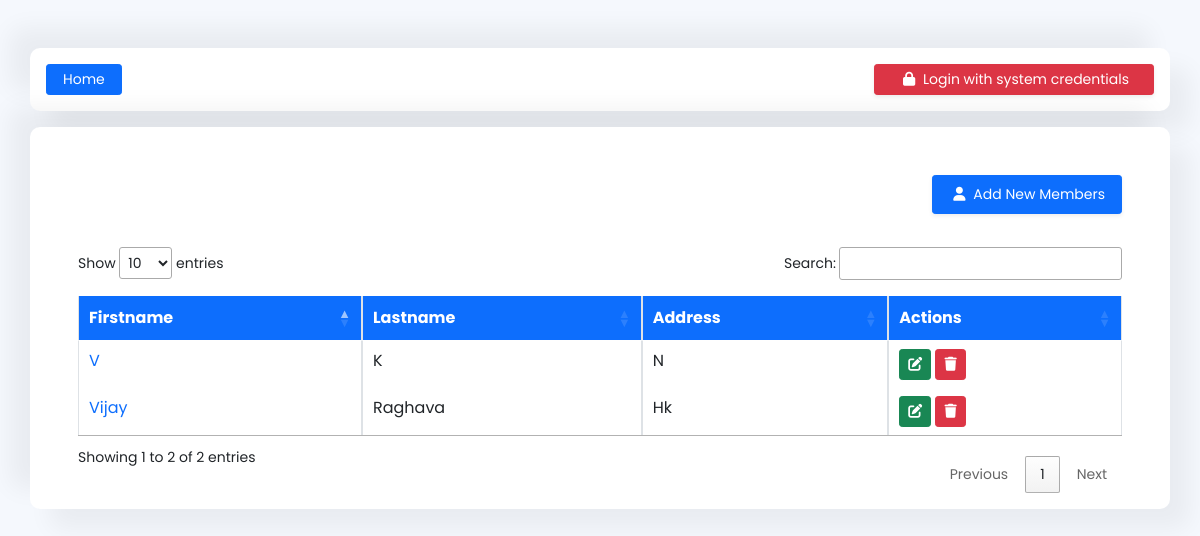
/, run on an earlier commit of the app's database.
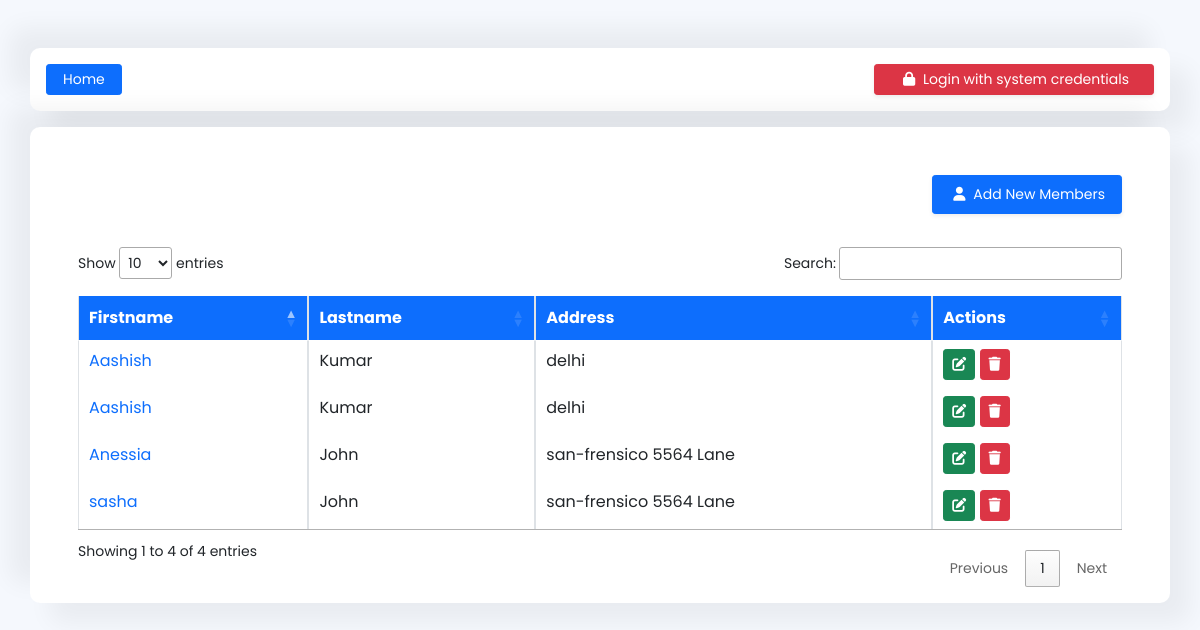
And on a later commit of the database.
### myapp/models.py (models this page shows, shortened)
class Member(models.Model):
    firstname = models.CharField(max_length=50)
    lastname = models.CharField(max_length=50)
    address = models.CharField(max_length=50)

### myapp/views.py (the view, shortened to what this page needs)
# urls.py: path('', views.IndexView.as_view(), name='index'),
class IndexView(View):
    def get(self,request):
        all_member = Member.objects.all()
        return render(request,'datatables/index.html',{'all_members':all_member})

### myapp/templates/datatables/index.html (shortened to what this page needs)
{% extends 'datatables/base.html' %}
{% block body %}
<div class="table-responsive px-5 pb-3 bg-white">
  <p class="mt-5">
    <button type="button" class="btn btn-primary px-3 py-2 shadow-sm btn-sm float-end" data-bs-toggle="modal" data-bs-target="#addnewmember">
      <i class="fa-solid fa-user mx-1"></i> Add New Members
    </button>
  </p>
  <br>
  <br>
  <br>
  <table id="table" class="table table-bordered table-sm">
    <thead class="bg-primary text-white">
        <tr>
            <th>Firstname</th>
            <th>Lastname</th>
            <th>Address</th>
            <th>Actions</th>
        </tr>
    </thead>
    <tbody>
        {% for member in all_members %}
        <tr>
            <td>
              <a href="{% url 'show-int' member.id %}" id="firstname{{member.id}}">{{ member.firstname }}</a>
            </td>
            <td>
              <span id="lastname{{member.id}}">{{ member.lastname }}</span>
            </td>
            <td>{{ member.address  }}</td>
            <td>
              <div id="member-action-section{{member.id}}">
                <a id="{{member.id}}" onclick="editFields(this)" class="btn btn-sm btn-success">
                  <i class="fa-solid fa-pen-to-square"></i>
                </a>
                <a href="" id="delete-member-btn{{member.id}}" class="btn btn-sm btn-danger" data-bs-toggle="modal" data-bs-target="#deletemember{{member.id}}">
                  <i class="fa-solid fa-trash"></i>
                </a>
              </div>
            </td>
        </tr>
        {% endfor %}
    </tbody>
</table>
</div>
{% endblock %}

What changed in the data, as far as the page shows it:
removed Member: firstname "Vijay", lastname "Raghava", address "Hk"
added Member: firstname "Anessia", lastname "John", address "san-frensico 5564 Lane"
changed Member: firstname "V" → "sasha"; lastname "K" → "John"; address "N" → "san-frensico 5564 Lane"
added Member: firstname "Aashish", lastname "Kumar", address "delhi"
added Member: firstname "Aashish", lastname "Kumar", address "delhi"
Also different on the page:
text written by a page script: "Show entries Search: Showing 1 to 2 of 2 entries Previous 1 Next" → "Show entries Search: Showing 1 to 4 of 4 entries Previous 1 Next"
